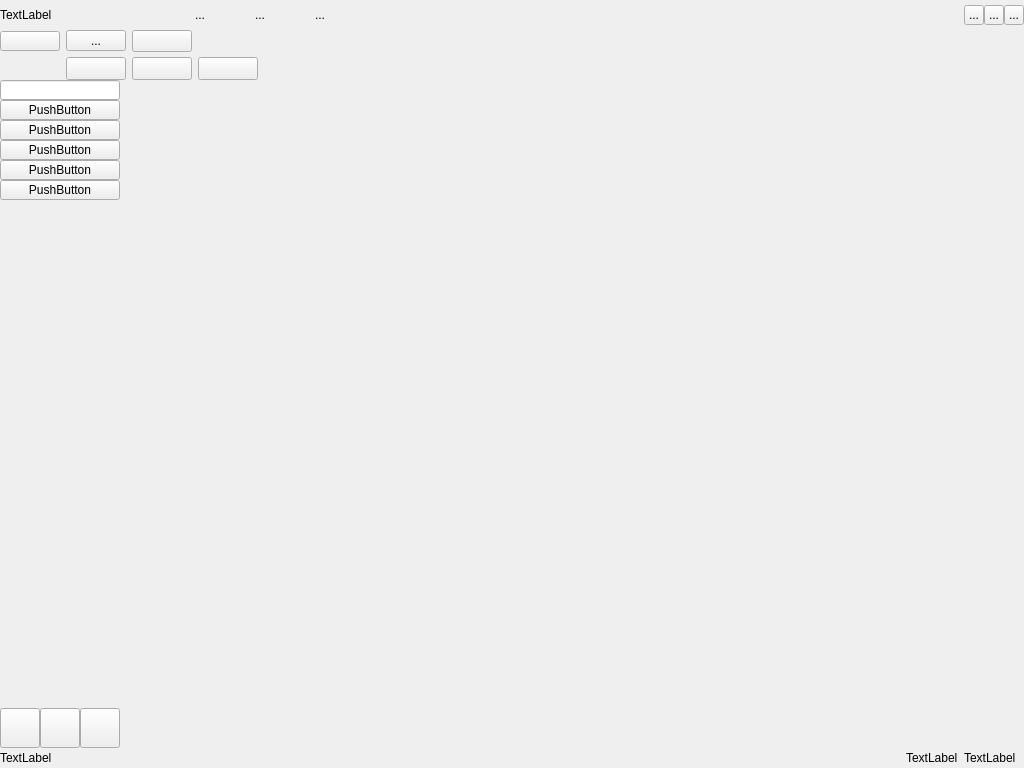
<?xml version="1.0" encoding="UTF-8"?>
<ui version="4.0">
 <class>MainWindow</class>
 <widget class="QMainWindow" name="MainWindow">
  <property name="geometry">
   <rect>
    <x>0</x>
    <y>0</y>
    <width>1024</width>
    <height>768</height>
   </rect>
  </property>
  <property name="sizePolicy">
   <sizepolicy hsizetype="Maximum" vsizetype="Minimum">
    <horstretch>0</horstretch>
    <verstretch>0</verstretch>
   </sizepolicy>
  </property>
  <property name="minimumSize">
   <size>
    <width>1024</width>
    <height>768</height>
   </size>
  </property>
  <property name="windowTitle">
   <string>MainWindow</string>
  </property>
  <widget class="QWidget" name="centralWidget">
   <property name="sizePolicy">
    <sizepolicy hsizetype="Preferred" vsizetype="Preferred">
     <horstretch>0</horstretch>
     <verstretch>0</verstretch>
    </sizepolicy>
   </property>
   <property name="minimumSize">
    <size>
     <width>1024</width>
     <height>768</height>
    </size>
   </property>
   <layout class="QGridLayout" name="centralWidget_gridLayout">
    <property name="leftMargin">
     <number>0</number>
    </property>
    <property name="topMargin">
     <number>0</number>
    </property>
    <property name="rightMargin">
     <number>0</number>
    </property>
    <property name="bottomMargin">
     <number>0</number>
    </property>
    <property name="spacing">
     <number>0</number>
    </property>
    <item row="0" column="0" colspan="2">
     <widget class="QWidget" name="title_widget" native="true">
      <property name="sizePolicy">
       <sizepolicy hsizetype="Minimum" vsizetype="Fixed">
        <horstretch>0</horstretch>
        <verstretch>0</verstretch>
       </sizepolicy>
      </property>
      <property name="minimumSize">
       <size>
        <width>1024</width>
        <height>30</height>
       </size>
      </property>
      <layout class="QHBoxLayout" name="title_widget_horizontalLayout">
       <property name="spacing">
        <number>0</number>
       </property>
       <property name="leftMargin">
        <number>0</number>
       </property>
       <property name="topMargin">
        <number>0</number>
       </property>
       <property name="rightMargin">
        <number>0</number>
       </property>
       <property name="bottomMargin">
        <number>0</number>
       </property>
       <item>
        <widget class="QLabel" name="title_logo_label">
         <property name="sizePolicy">
          <sizepolicy hsizetype="Fixed" vsizetype="Fixed">
           <horstretch>0</horstretch>
           <verstretch>0</verstretch>
          </sizepolicy>
         </property>
         <property name="minimumSize">
          <size>
           <width>150</width>
           <height>30</height>
          </size>
         </property>
         <property name="text">
          <string>TextLabel</string>
         </property>
        </widget>
       </item>
       <item>
        <spacer name="horizontalSpacer">
         <property name="orientation">
          <enum>Qt::Horizontal</enum>
         </property>
         <property name="sizeType">
          <enum>QSizePolicy::Fixed</enum>
         </property>
         <property name="sizeHint" stdset="0">
          <size>
           <width>20</width>
           <height>20</height>
          </size>
         </property>
        </spacer>
       </item>
       <item>
        <widget class="QWidget" name="title_menu_widget" native="true">
         <property name="sizePolicy">
          <sizepolicy hsizetype="Fixed" vsizetype="Fixed">
           <horstretch>0</horstretch>
           <verstretch>0</verstretch>
          </sizepolicy>
         </property>
         <property name="minimumSize">
          <size>
           <width>500</width>
           <height>30</height>
          </size>
         </property>
         <layout class="QHBoxLayout" name="horizontalLayout_4">
          <property name="spacing">
           <number>0</number>
          </property>
          <property name="leftMargin">
           <number>0</number>
          </property>
          <property name="topMargin">
           <number>0</number>
          </property>
          <property name="rightMargin">
           <number>0</number>
          </property>
          <property name="bottomMargin">
           <number>0</number>
          </property>
          <item>
           <widget class="QToolButton" name="title_menu_system_toolButton">
            <property name="minimumSize">
             <size>
              <width>60</width>
              <height>20</height>
             </size>
            </property>
            <property name="text">
             <string>...</string>
            </property>
            <property name="popupMode">
             <enum>QToolButton::InstantPopup</enum>
            </property>
            <property name="autoRaise">
             <bool>true</bool>
            </property>
           </widget>
          </item>
          <item>
           <widget class="QToolButton" name="title_menu_news_toolButton">
            <property name="minimumSize">
             <size>
              <width>60</width>
              <height>20</height>
             </size>
            </property>
            <property name="text">
             <string>...</string>
            </property>
            <property name="popupMode">
             <enum>QToolButton::InstantPopup</enum>
            </property>
            <property name="autoRaise">
             <bool>true</bool>
            </property>
           </widget>
          </item>
          <item>
           <widget class="QToolButton" name="title_menu_info_toolButton">
            <property name="minimumSize">
             <size>
              <width>60</width>
              <height>20</height>
             </size>
            </property>
            <property name="text">
             <string>...</string>
            </property>
            <property name="popupMode">
             <enum>QToolButton::InstantPopup</enum>
            </property>
            <property name="autoRaise">
             <bool>true</bool>
            </property>
           </widget>
          </item>
          <item>
           <spacer name="horizontalSpacer_6">
            <property name="orientation">
             <enum>Qt::Horizontal</enum>
            </property>
            <property name="sizeHint" stdset="0">
             <size>
              <width>40</width>
              <height>20</height>
             </size>
            </property>
           </spacer>
          </item>
         </layout>
        </widget>
       </item>
       <item>
        <spacer name="horizontalSpacer_2">
         <property name="orientation">
          <enum>Qt::Horizontal</enum>
         </property>
         <property name="sizeHint" stdset="0">
          <size>
           <width>191</width>
           <height>20</height>
          </size>
         </property>
        </spacer>
       </item>
       <item>
        <widget class="QWidget" name="title_quitbox_widget" native="true">
         <property name="sizePolicy">
          <sizepolicy hsizetype="Fixed" vsizetype="Fixed">
           <horstretch>0</horstretch>
           <verstretch>0</verstretch>
          </sizepolicy>
         </property>
         <property name="minimumSize">
          <size>
           <width>60</width>
           <height>30</height>
          </size>
         </property>
         <layout class="QHBoxLayout" name="title_quitbox_widget_horizontalLayout">
          <property name="spacing">
           <number>0</number>
          </property>
          <property name="leftMargin">
           <number>0</number>
          </property>
          <property name="topMargin">
           <number>0</number>
          </property>
          <property name="rightMargin">
           <number>0</number>
          </property>
          <property name="bottomMargin">
           <number>0</number>
          </property>
          <item>
           <layout class="QHBoxLayout" name="title_quitbox_widget_toolButton_horizontalLayout">
            <property name="spacing">
             <number>0</number>
            </property>
            <item>
             <widget class="QToolButton" name="title_quitbox_min_toolButton">
              <property name="minimumSize">
               <size>
                <width>20</width>
                <height>20</height>
               </size>
              </property>
              <property name="maximumSize">
               <size>
                <width>20</width>
                <height>20</height>
               </size>
              </property>
              <property name="text">
               <string>...</string>
              </property>
             </widget>
            </item>
            <item>
             <widget class="QToolButton" name="title_quitbox_max_toolButton">
              <property name="minimumSize">
               <size>
                <width>20</width>
                <height>20</height>
               </size>
              </property>
              <property name="maximumSize">
               <size>
                <width>20</width>
                <height>20</height>
               </size>
              </property>
              <property name="text">
               <string>...</string>
              </property>
             </widget>
            </item>
            <item>
             <widget class="QToolButton" name="title_quitbox_quit_toolButton">
              <property name="minimumSize">
               <size>
                <width>20</width>
                <height>20</height>
               </size>
              </property>
              <property name="maximumSize">
               <size>
                <width>20</width>
                <height>20</height>
               </size>
              </property>
              <property name="text">
               <string>...</string>
              </property>
             </widget>
            </item>
           </layout>
          </item>
         </layout>
        </widget>
       </item>
      </layout>
     </widget>
    </item>
    <item row="1" column="0" colspan="2">
     <widget class="QWidget" name="option_widget" native="true">
      <property name="sizePolicy">
       <sizepolicy hsizetype="Minimum" vsizetype="Fixed">
        <horstretch>0</horstretch>
        <verstretch>0</verstretch>
       </sizepolicy>
      </property>
      <property name="minimumSize">
       <size>
        <width>1024</width>
        <height>50</height>
       </size>
      </property>
      <layout class="QGridLayout" name="gridLayout">
       <property name="leftMargin">
        <number>0</number>
       </property>
       <property name="topMargin">
        <number>0</number>
       </property>
       <property name="rightMargin">
        <number>0</number>
       </property>
       <property name="bottomMargin">
        <number>0</number>
       </property>
       <item row="0" column="0">
        <layout class="QVBoxLayout" name="verticalLayout">
         <property name="spacing">
          <number>5</number>
         </property>
         <item>
          <layout class="QHBoxLayout" name="horizontalLayout">
           <item>
            <widget class="QPushButton" name="option_returnHomepage_pushButton">
             <property name="sizePolicy">
              <sizepolicy hsizetype="Fixed" vsizetype="Fixed">
               <horstretch>0</horstretch>
               <verstretch>0</verstretch>
              </sizepolicy>
             </property>
             <property name="minimumSize">
              <size>
               <width>60</width>
               <height>20</height>
              </size>
             </property>
             <property name="maximumSize">
              <size>
               <width>60</width>
               <height>20</height>
              </size>
             </property>
             <property name="text">
              <string/>
             </property>
            </widget>
           </item>
           <item>
            <widget class="QToolButton" name="option_optionalStock_toolButton">
             <property name="minimumSize">
              <size>
               <width>60</width>
               <height>20</height>
              </size>
             </property>
             <property name="autoFillBackground">
              <bool>false</bool>
             </property>
             <property name="text">
              <string>...</string>
             </property>
             <property name="toolButtonStyle">
              <enum>Qt::ToolButtonTextOnly</enum>
             </property>
            </widget>
           </item>
           <item>
            <widget class="QToolButton" name="option_backup_toolButton_1">
             <property name="minimumSize">
              <size>
               <width>60</width>
               <height>20</height>
              </size>
             </property>
             <property name="text">
              <string/>
             </property>
            </widget>
           </item>
           <item>
            <spacer name="horizontalSpacer_3">
             <property name="orientation">
              <enum>Qt::Horizontal</enum>
             </property>
             <property name="sizeHint" stdset="0">
              <size>
               <width>40</width>
               <height>20</height>
              </size>
             </property>
            </spacer>
           </item>
          </layout>
         </item>
         <item>
          <layout class="QHBoxLayout" name="horizontalLayout_2">
           <item>
            <spacer name="horizontalSpacer_5">
             <property name="orientation">
              <enum>Qt::Horizontal</enum>
             </property>
             <property name="sizeType">
              <enum>QSizePolicy::Fixed</enum>
             </property>
             <property name="sizeHint" stdset="0">
              <size>
               <width>66</width>
               <height>20</height>
              </size>
             </property>
            </spacer>
           </item>
           <item>
            <widget class="QToolButton" name="option_backup_toolButton_2">
             <property name="minimumSize">
              <size>
               <width>60</width>
               <height>20</height>
              </size>
             </property>
             <property name="text">
              <string/>
             </property>
            </widget>
           </item>
           <item>
            <widget class="QToolButton" name="option_backup_toolButton_3">
             <property name="minimumSize">
              <size>
               <width>60</width>
               <height>20</height>
              </size>
             </property>
             <property name="text">
              <string/>
             </property>
            </widget>
           </item>
           <item>
            <widget class="QToolButton" name="option_backup_toolButton_4">
             <property name="minimumSize">
              <size>
               <width>60</width>
               <height>20</height>
              </size>
             </property>
             <property name="text">
              <string/>
             </property>
            </widget>
           </item>
           <item>
            <spacer name="horizontalSpacer_4">
             <property name="orientation">
              <enum>Qt::Horizontal</enum>
             </property>
             <property name="sizeHint" stdset="0">
              <size>
               <width>40</width>
               <height>20</height>
              </size>
             </property>
            </spacer>
           </item>
          </layout>
         </item>
        </layout>
       </item>
      </layout>
     </widget>
    </item>
    <item row="2" column="0">
     <widget class="QWidget" name="search_widget" native="true">
      <property name="sizePolicy">
       <sizepolicy hsizetype="Fixed" vsizetype="Minimum">
        <horstretch>0</horstretch>
        <verstretch>0</verstretch>
       </sizepolicy>
      </property>
      <property name="minimumSize">
       <size>
        <width>120</width>
        <height>668</height>
       </size>
      </property>
      <layout class="QGridLayout" name="gridLayout_4">
       <property name="leftMargin">
        <number>0</number>
       </property>
       <property name="topMargin">
        <number>0</number>
       </property>
       <property name="rightMargin">
        <number>0</number>
       </property>
       <property name="bottomMargin">
        <number>0</number>
       </property>
       <property name="spacing">
        <number>0</number>
       </property>
       <item row="0" column="0">
        <widget class="CompleteLineEdit" name="search_lineEdit">
         <property name="sizePolicy">
          <sizepolicy hsizetype="Fixed" vsizetype="Fixed">
           <horstretch>0</horstretch>
           <verstretch>0</verstretch>
          </sizepolicy>
         </property>
         <property name="minimumSize">
          <size>
           <width>120</width>
           <height>20</height>
          </size>
         </property>
         <property name="maximumSize">
          <size>
           <width>120</width>
           <height>20</height>
          </size>
         </property>
        </widget>
       </item>
       <item row="1" column="0">
        <widget class="QPushButton" name="search_optionalStock_pushButton">
         <property name="sizePolicy">
          <sizepolicy hsizetype="Fixed" vsizetype="Fixed">
           <horstretch>0</horstretch>
           <verstretch>0</verstretch>
          </sizepolicy>
         </property>
         <property name="minimumSize">
          <size>
           <width>120</width>
           <height>20</height>
          </size>
         </property>
         <property name="maximumSize">
          <size>
           <width>120</width>
           <height>20</height>
          </size>
         </property>
         <property name="text">
          <string>PushButton</string>
         </property>
        </widget>
       </item>
       <item row="2" column="0">
        <widget class="QPushButton" name="search_HuShenGeGu_pushButton">
         <property name="sizePolicy">
          <sizepolicy hsizetype="Fixed" vsizetype="Fixed">
           <horstretch>0</horstretch>
           <verstretch>0</verstretch>
          </sizepolicy>
         </property>
         <property name="minimumSize">
          <size>
           <width>120</width>
           <height>20</height>
          </size>
         </property>
         <property name="maximumSize">
          <size>
           <width>120</width>
           <height>20</height>
          </size>
         </property>
         <property name="text">
          <string>PushButton</string>
         </property>
        </widget>
       </item>
       <item row="3" column="0">
        <widget class="QPushButton" name="search_HuShenBanKuai_pushButton">
         <property name="sizePolicy">
          <sizepolicy hsizetype="Fixed" vsizetype="Fixed">
           <horstretch>0</horstretch>
           <verstretch>0</verstretch>
          </sizepolicy>
         </property>
         <property name="minimumSize">
          <size>
           <width>120</width>
           <height>20</height>
          </size>
         </property>
         <property name="maximumSize">
          <size>
           <width>120</width>
           <height>20</height>
          </size>
         </property>
         <property name="text">
          <string>PushButton</string>
         </property>
        </widget>
       </item>
       <item row="4" column="0">
        <widget class="QPushButton" name="search_panorama_pushButton">
         <property name="sizePolicy">
          <sizepolicy hsizetype="Fixed" vsizetype="Fixed">
           <horstretch>0</horstretch>
           <verstretch>0</verstretch>
          </sizepolicy>
         </property>
         <property name="minimumSize">
          <size>
           <width>120</width>
           <height>20</height>
          </size>
         </property>
         <property name="maximumSize">
          <size>
           <width>120</width>
           <height>20</height>
          </size>
         </property>
         <property name="text">
          <string>PushButton</string>
         </property>
        </widget>
       </item>
       <item row="5" column="0">
        <widget class="QPushButton" name="search_infocentral_pushButton">
         <property name="sizePolicy">
          <sizepolicy hsizetype="Fixed" vsizetype="Fixed">
           <horstretch>0</horstretch>
           <verstretch>0</verstretch>
          </sizepolicy>
         </property>
         <property name="minimumSize">
          <size>
           <width>120</width>
           <height>20</height>
          </size>
         </property>
         <property name="maximumSize">
          <size>
           <width>120</width>
           <height>20</height>
          </size>
         </property>
         <property name="text">
          <string>PushButton</string>
         </property>
        </widget>
       </item>
       <item row="6" column="0">
        <spacer name="verticalSpacer">
         <property name="orientation">
          <enum>Qt::Vertical</enum>
         </property>
         <property name="sizeHint" stdset="0">
          <size>
           <width>20</width>
           <height>509</height>
          </size>
         </property>
        </spacer>
       </item>
       <item row="7" column="0">
        <layout class="QHBoxLayout" name="horizontalLayout_7">
         <property name="spacing">
          <number>0</number>
         </property>
         <item>
          <widget class="QPushButton" name="search_person_pushButton">
           <property name="minimumSize">
            <size>
             <width>40</width>
             <height>40</height>
            </size>
           </property>
           <property name="maximumSize">
            <size>
             <width>40</width>
             <height>40</height>
            </size>
           </property>
           <property name="text">
            <string/>
           </property>
          </widget>
         </item>
         <item>
          <widget class="QPushButton" name="search_personGroup_pushButton">
           <property name="sizePolicy">
            <sizepolicy hsizetype="Fixed" vsizetype="Fixed">
             <horstretch>0</horstretch>
             <verstretch>0</verstretch>
            </sizepolicy>
           </property>
           <property name="minimumSize">
            <size>
             <width>40</width>
             <height>40</height>
            </size>
           </property>
           <property name="maximumSize">
            <size>
             <width>40</width>
             <height>40</height>
            </size>
           </property>
           <property name="text">
            <string/>
           </property>
          </widget>
         </item>
         <item>
          <widget class="QPushButton" name="search_extraFunction_pushButton">
           <property name="minimumSize">
            <size>
             <width>40</width>
             <height>40</height>
            </size>
           </property>
           <property name="maximumSize">
            <size>
             <width>40</width>
             <height>40</height>
            </size>
           </property>
           <property name="text">
            <string/>
           </property>
          </widget>
         </item>
        </layout>
       </item>
      </layout>
     </widget>
    </item>
    <item row="2" column="1">
     <widget class="QWidget" name="image_widget" native="true">
      <property name="sizePolicy">
       <sizepolicy hsizetype="Minimum" vsizetype="Minimum">
        <horstretch>0</horstretch>
        <verstretch>0</verstretch>
       </sizepolicy>
      </property>
      <property name="minimumSize">
       <size>
        <width>904</width>
        <height>668</height>
       </size>
      </property>
      <layout class="QGridLayout" name="gridLayout_3">
       <property name="leftMargin">
        <number>0</number>
       </property>
       <property name="topMargin">
        <number>0</number>
       </property>
       <property name="rightMargin">
        <number>0</number>
       </property>
       <property name="bottomMargin">
        <number>0</number>
       </property>
       <property name="horizontalSpacing">
        <number>0</number>
       </property>
       <item row="0" column="0">
        <layout class="QHBoxLayout" name="horizontalLayout_3">
         <property name="spacing">
          <number>0</number>
         </property>
         <item>
          <layout class="QGridLayout" name="gridLayout_2">
           <property name="spacing">
            <number>0</number>
           </property>
           <item row="0" column="0">
            <widget class="QScrollArea" name="image_show_scrollArea">
             <property name="minimumSize">
              <size>
               <width>754</width>
               <height>668</height>
              </size>
             </property>
             <property name="frameShape">
              <enum>QFrame::NoFrame</enum>
             </property>
             <property name="verticalScrollBarPolicy">
              <enum>Qt::ScrollBarAlwaysOff</enum>
             </property>
             <property name="horizontalScrollBarPolicy">
              <enum>Qt::ScrollBarAsNeeded</enum>
             </property>
             <property name="widgetResizable">
              <bool>false</bool>
             </property>
             <widget class="QWidget" name="scrollAreaWidgetContents">
              <property name="geometry">
               <rect>
                <x>0</x>
                <y>0</y>
                <width>752</width>
                <height>652</height>
               </rect>
              </property>
             </widget>
            </widget>
           </item>
          </layout>
         </item>
         <item>
          <widget class="QWidget" name="image_show_info_widget" native="true">
           <property name="sizePolicy">
            <sizepolicy hsizetype="Fixed" vsizetype="Preferred">
             <horstretch>0</horstretch>
             <verstretch>0</verstretch>
            </sizepolicy>
           </property>
           <property name="minimumSize">
            <size>
             <width>150</width>
             <height>668</height>
            </size>
           </property>
           <property name="maximumSize">
            <size>
             <width>120</width>
             <height>16777215</height>
            </size>
           </property>
          </widget>
         </item>
        </layout>
       </item>
      </layout>
     </widget>
    </item>
    <item row="3" column="0" colspan="2">
     <widget class="QWidget" name="info_widget" native="true">
      <property name="sizePolicy">
       <sizepolicy hsizetype="Minimum" vsizetype="Fixed">
        <horstretch>0</horstretch>
        <verstretch>0</verstretch>
       </sizepolicy>
      </property>
      <property name="minimumSize">
       <size>
        <width>1024</width>
        <height>20</height>
       </size>
      </property>
      <layout class="QHBoxLayout" name="horizontalLayout_6">
       <property name="spacing">
        <number>0</number>
       </property>
       <property name="leftMargin">
        <number>0</number>
       </property>
       <property name="topMargin">
        <number>0</number>
       </property>
       <property name="rightMargin">
        <number>0</number>
       </property>
       <property name="bottomMargin">
        <number>0</number>
       </property>
       <item>
        <layout class="QHBoxLayout" name="horizontalLayout_5">
         <item>
          <widget class="QLabel" name="info_currentUser_label">
           <property name="text">
            <string>TextLabel</string>
           </property>
          </widget>
         </item>
         <item>
          <spacer name="horizontalSpacer_7">
           <property name="orientation">
            <enum>Qt::Horizontal</enum>
           </property>
           <property name="sizeHint" stdset="0">
            <size>
             <width>40</width>
             <height>20</height>
            </size>
           </property>
          </spacer>
         </item>
         <item>
          <widget class="QLabel" name="info_time_info_label">
           <property name="text">
            <string>TextLabel</string>
           </property>
          </widget>
         </item>
         <item>
          <widget class="QLabel" name="info_time_label">
           <property name="sizePolicy">
            <sizepolicy hsizetype="Fixed" vsizetype="Fixed">
             <horstretch>0</horstretch>
             <verstretch>0</verstretch>
            </sizepolicy>
           </property>
           <property name="minimumSize">
            <size>
             <width>60</width>
             <height>20</height>
            </size>
           </property>
           <property name="text">
            <string>TextLabel</string>
           </property>
          </widget>
         </item>
        </layout>
       </item>
      </layout>
     </widget>
    </item>
   </layout>
   <zorder>search_widget</zorder>
   <zorder>image_widget</zorder>
   <zorder>option_widget</zorder>
   <zorder>info_widget</zorder>
   <zorder>title_widget</zorder>
  </widget>
 </widget>
 <layoutdefault spacing="6" margin="11"/>
 <customwidgets>
  <customwidget>
   <class>CompleteLineEdit</class>
   <extends>QLineEdit</extends>
   <header location="global">completelineedit.h</header>
  </customwidget>
 </customwidgets>
 <resources/>
 <connections/>
</ui>
